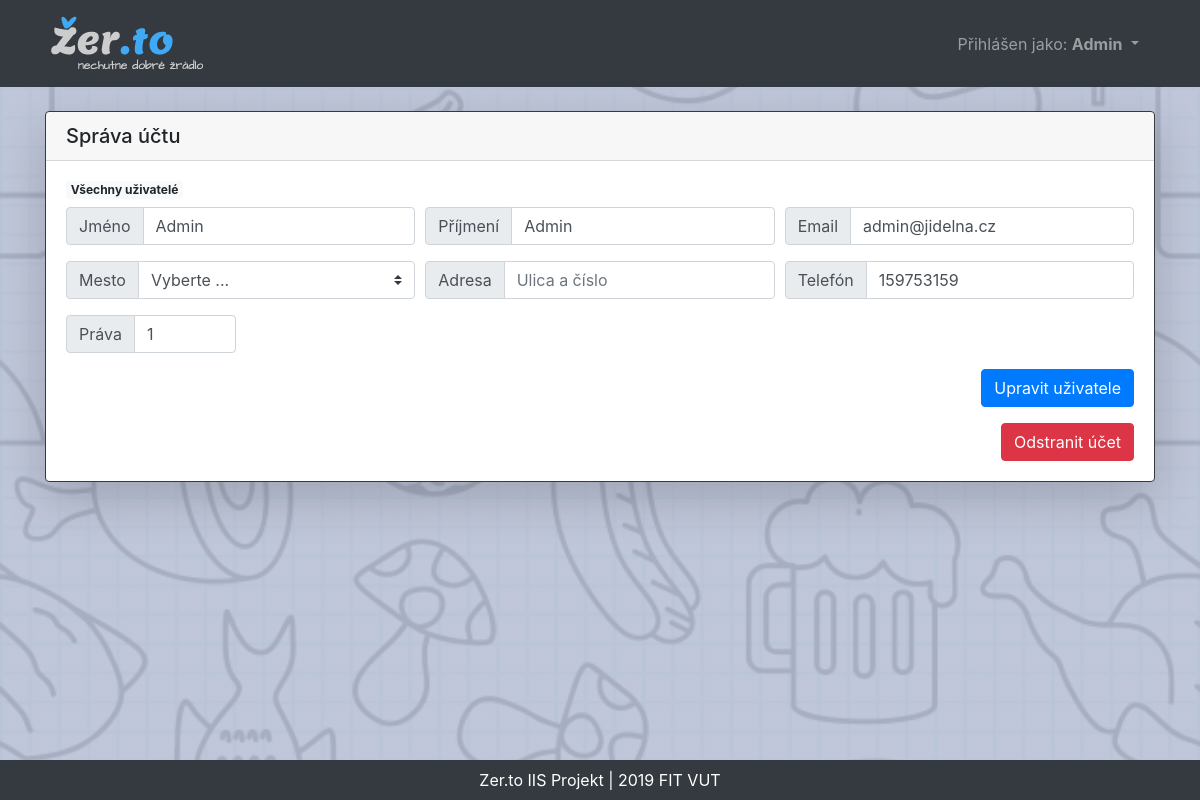
The app's page /account/manage_user.php?user=1 (signed in) with its own data.
### tables this page shows
CREATE TABLE `user` (
  `id` int(11) NOT NULL,
  `jmeno` varchar(150) DEFAULT NULL,
  `prijmeni` varchar(150) DEFAULT NULL,
  `email` varchar(200) NOT NULL,
  `password` varchar(200) DEFAULT NULL,
  `mesto` varchar(100) DEFAULT NULL,
  `adresa` varchar(200) DEFAULT NULL,
  `telefon` int(11) DEFAULT NULL,
  `prava` int(11) NOT NULL DEFAULT '5'
);

### account/manage_user.php (the view, shortened to what this page needs)
<!DOCTYPE html>
<html>
	<head>
        <link rel="stylesheet" href="https://stackpath.bootstrapcdn.com/bootstrap/4.4.0/css/bootstrap.min.css" />
        <link rel="stylesheet" href="../styles/styles.css" />
	</head>
	<body>
        <nav class='mb-4 navbar navbar-expand-lg navbar-dark bg-dark'>
            <div class='container'>
                <a class='navbar-brand' href='../index.php'><img src='../pic/logo/logo.png' /></a>
                    <div class='collapse navbar-collapse' id='navbarSupportedContent-4'>
                        <ul class='navbar-nav ml-auto'>
                        <?php
                            if(isset($_SESSION['jmeno'])){
                                echo "
                                <li class='nav-link dropdown'>
                                    <span class='nav-link dropdown-toggle' id='navbarDropdownMenuLink-4' data-toggle='dropdown' aria-haspopup='true' aria-expanded='false'>Přihlášen jako:
                                    <b>".$_SESSION['jmeno']."</b>
                                    </span>
                                    <div class='dropdown-menu dropdown-menu-right' aria-labelledby='navbarDropdownMenuLink-4'>
                                    ";
                            echo "</div></nav>";
            }
        ?>
    <main class="container">
        <section class="row justify-content-md-center">
            <div class="col col-md-12">
                <div class="card shadow-lg border-dark">
                    <h5 class="card-header">Správa účtu</h5>
                    <div class="card-body">
        <?php
            if($_SESSION['prava'] == 1)
                echo "<a class='mb-2 badge badge-light' href=\"../admin/accounts.php\">Všechny uživatelé</a><br>";
            $db = dbconnect();
            $user_id = filter_input(INPUT_GET, "user", FILTER_SANITIZE_NUMBER_INT);
                            ?>
                        </script><?php
            $sql = "SELECT jmeno, prijmeni, email, mesto, adresa, telefon, prava FROM user WHERE id = $user_id";
            $user = $db->prepare($sql);
            $user->execute();
            $user->bind_result($jmeno, $prijmeni, $email, $mesto, $adresa, $telefon, $prava);
            if($jmeno != NULL){
                echo"
                <form class='clearfix' method=\"post\" action=\"\" enctype=\"multipart/form-data\" name=\"userform\" onsubmit=\"return checkInput()\">
                    <div class='form-row'>
                        <div class='col-md-4 mb-3'>
                            <div class='input-group'>
                                <div class='input-group-prepend'>
                                    <label class='input-group-text' id='jmeno'>Jméno</label>
                                </div>
                                <input class='form-control' id='jmeno' type=\"text\" value=\"$jmeno\" name=\"jmeno\" required=\"required\">
                            </div>
                        </div>
                        <div class='col-md-4 mb-3'>
                            <div class='input-group'>
                                <div class='input-group-prepend'>
                                    <label class='input-group-text' id='prijmeni'>Příjmení</label>
                                </div>
                                <input class='form-control' id='prijmeni' type=\"text\" value=\"$prijmeni\" name=\"prijmeni\" required=\"required\">
                            </div>
                        </div>
                        <div class='col-md-4 mb-3'>
                            <div class='input-group'>
                                <div class='input-group-prepend'>
                                    <label class='input-group-text' id='email'>Email</label>
                                </div>
                                <input class='form-control' id='email' type=\"text\" value=\"$email\" name=\"email\" required=\"required\">
                            </div>
                        </div>
                    </div>
                    <div class='form-row'>
                        <div class='col-md-4 mb-3'>
                            <div class='input-group'>
                                <div class='input-group-prepend'>
                                    <label class='input-group-text' id='mesto'>Mesto</label>
                                </div>
                                <select class='custom-select' id='mesto' name=\"mesto\">
                                    <option selected disabled value=''>Vyberte ...</option>";
                        echo "
                                </select>
                            </div>
                        </div>
                        <div class='col-md-4 mb-3'>
                            <div class='input-group'>
                                <div class='input-group-prepend'>
                                    <label class='input-group-text' id='adresa'>Adresa</label>
                                </div>
                                <input class='form-control' id='adresa' placeholder='Ulica a číslo' type=\"text\" value=\"$adresa\" name=\"adresa\">
                            </div>
                        </div>
                        <div class='col-md-4 mb-3'>
                            <div class='input-group'>
                                <div class='input-group-prepend'>
                                    <label class='input-group-text' id='telefon'>Telefón</label>
                                </div>
                                <input class='form-control' id='telefon' type=\"text\" value=\"$telefon\" name=\"telefon\" placeholder='Formát - 666555444'>
                            </div>
                        </div>
                    </div> ";
                            if($_SESSION['prava'] == 1)
                            echo "<div class='form-row'>
					<div class='col col-md-2 mb-3'>
					    <div class='input-group'>
						<div class='input-group-prepend'>
						    <label class='input-group-text' id='prava'>Práva</label>
						</div><input class='form-control' id='prava' type=\"number\" min='1' max='4' value=\"$prava\" name=\"prava\" required=\"required\">
					    </div>
					</div>
				    </div>";
                   echo "<input class='btn btn-primary float-right' type=\"submit\" name=\"submit\" value=\"Upravit uživatele\">
                </form>
                <form class='' onsubmit='return confirm(\"Opravdu chcete smazat účet?\")' action='manage_user.php?user=$user_id' method='post'>
                    <input class='btn btn-danger float-right' type=\"submit\" name=\"subdel\" value=\"Odstranit účet\">
                </form>";
            }else{
                echo "<p class='alert alert-danger text-center border-danger my-2'>Uživatel s tímto id neexistuje!</p>";
            }
        ?>
                    </div>
                </div>
            </div>
        </section>
    </main>
    <footer>
        <div class="bg-dark p-2 text-center text-white footer">
            Zer.to IIS Projekt | 2019 FIT VUT
        </div>
    </footer>
	</body>
</html>

### styles/styles.css (style rules this page uses)
html { height: 100%; margin: 0; padding: 0; }
body { background: linear-gradient(rgba(185, 193, 214, 0.9), rgba(185, 193, 214, 0.9)), url("../pic/logo/bgd.jpg") #FFF; background-size: cover; min-height: 100%; margin: 0; padding: 0 0 100px 0; position: relative; }
.footer { position: absolute; bottom: 0; width: 100%; }

### records on screen
user: jmeno "Admin", prijmeni "Admin", email "admin@jidelna.cz", telefon "159753159", prava "1"

### other values on screen
$_SESSION['jmeno'] "Admin"
